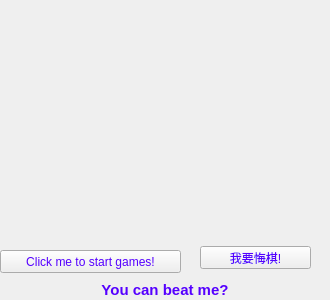
<?xml version="1.0" encoding="UTF-8"?>
<ui version="4.0">
 <class>Widget</class>
 <widget class="QWidget" name="Widget">
  <property name="enabled">
   <bool>true</bool>
  </property>
  <property name="geometry">
   <rect>
    <x>0</x>
    <y>0</y>
    <width>330</width>
    <height>300</height>
   </rect>
  </property>
  <property name="mouseTracking">
   <bool>true</bool>
  </property>
  <property name="windowTitle">
   <string>人机井字棋</string>
  </property>
  <property name="windowIcon">
   <iconset>
    <normaloff>www.ico.la_a3dd3952b8c912dbb3f9cf1c19461f16_128X128 (1).ico</normaloff>www.ico.la_a3dd3952b8c912dbb3f9cf1c19461f16_128X128 (1).ico</iconset>
  </property>
  <property name="autoFillBackground">
   <bool>false</bool>
  </property>
  <property name="styleSheet">
   <string notr="true"/>
  </property>
  <widget class="QPushButton" name="pushButton">
   <property name="geometry">
    <rect>
     <x>0</x>
     <y>250</y>
     <width>181</width>
     <height>23</height>
    </rect>
   </property>
   <property name="styleSheet">
    <string notr="true">color: rgb(85, 0, 255);</string>
   </property>
   <property name="text">
    <string>Click me to start games!</string>
   </property>
  </widget>
  <widget class="QLabel" name="label">
   <property name="geometry">
    <rect>
     <x>0</x>
     <y>280</y>
     <width>330</width>
     <height>20</height>
    </rect>
   </property>
   <property name="font">
    <font>
     <pointsize>11</pointsize>
     <weight>75</weight>
     <bold>true</bold>
    </font>
   </property>
   <property name="autoFillBackground">
    <bool>false</bool>
   </property>
   <property name="styleSheet">
    <string notr="true">color: rgb(85, 0, 255);</string>
   </property>
   <property name="text">
    <string>You can beat me?</string>
   </property>
   <property name="alignment">
    <set>Qt::AlignCenter</set>
   </property>
  </widget>
  <widget class="QPushButton" name="pushButton_2">
   <property name="geometry">
    <rect>
     <x>200</x>
     <y>246</y>
     <width>111</width>
     <height>23</height>
    </rect>
   </property>
   <property name="styleSheet">
    <string notr="true">color: rgb(85, 0, 255);</string>
   </property>
   <property name="text">
    <string>我要悔棋!</string>
   </property>
  </widget>
 </widget>
 <layoutdefault spacing="6" margin="11"/>
 <resources/>
 <connections/>
</ui>
